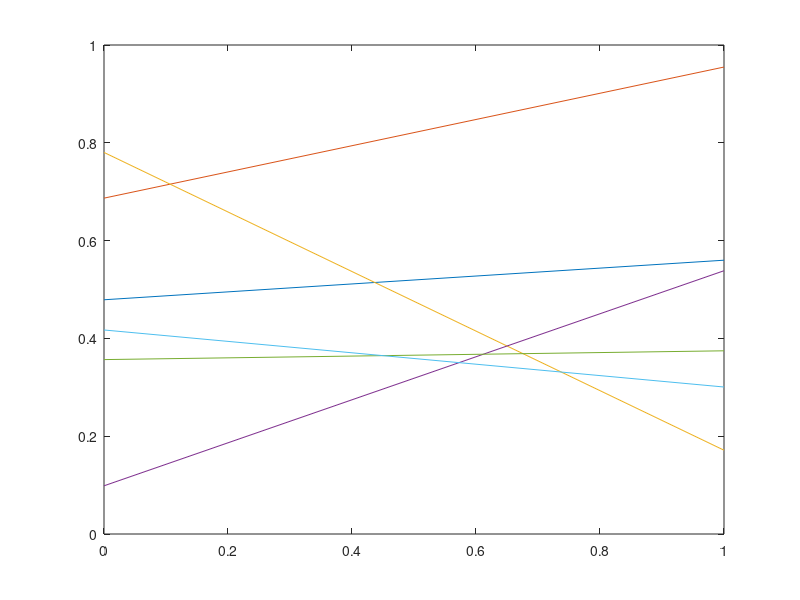

This figure's MATLAB source: (Note: this script raises an error after producing the figure.)
%% Preamble -- not to appear in userguide
hfig = figure;
set(hfig,'units','centimeters','NumberTitle','off','Name','test15');
pos = get(hfig,'position');
set(hfig,'position',[pos(1:2),32,16]);
%% Everything below appears in userguide
plot([0 1],rand(6,2));
matlabfrag('graphics/test15');